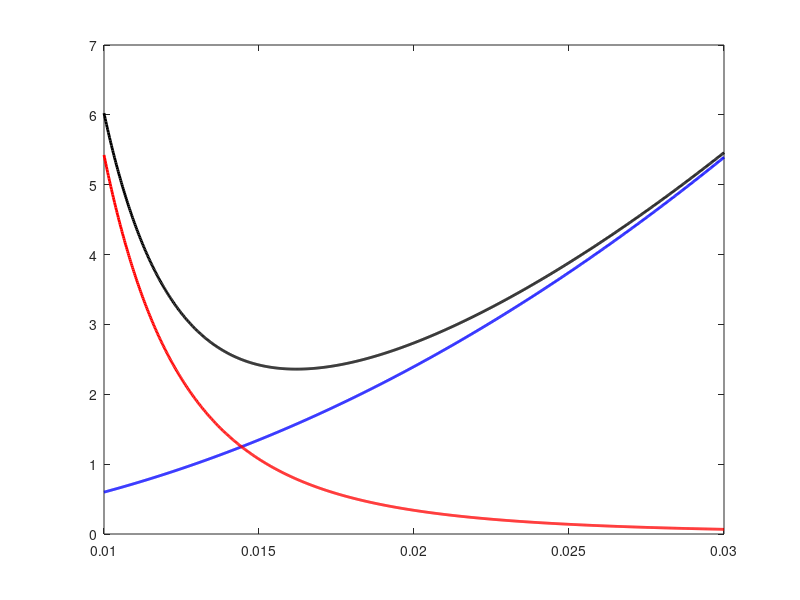

Here is the MATLAB script that generated this plot: (Note: this script raises an error after producing the figure.)
%code is to find the optimal radius needed 
%optimal is the minimum energy cost, both in terms of body weight and how
%it affects jump height as well as energy cost to get the correct momentum
%change with the flywheel.
clear 
close all
clc



%r ranges from values of 0-25 for the radius 
r = linspace(0.01,.03,1000); 

%% PART 1: Energy motor has to impart for the jumper to reach a height h as
%mass increases
rho=2700;% kg/m^3 aluminum
t=.006; %quarter inch thickness 
L=.00235;  %kength of the jumper


%lets say that we need 1J of energy when m=1. 2J when m=2

m = r.^2 .* t .* pi .* rho;
%1w motor is 5 g (.005). rise/run on a power vs mass plot
%E_mass=200*m;

%^ THIS WAS WRONG
%we need to find the elastic energy input needed as mass increases and get
%the sam eheight

%say we want to jump 5 meter
%say the mass is evenly split between the foot and the body
%h=(1/2g)kx^2*mb/ms^2

h=3; %jump height. meters
g=9.81;
mb=m;
ms=2*m;
%E_mass=h.*g.*(2*m).^2/m;
E_mass=4*h*g*m;

%ih paper, can do a bunch of these blue line familes!!!
%% PART 2: Energy cost to get the correct momentum in the flywheel

%this just energy to spin flywheel up. 
%series of red curves for different L. As just higher, can get away with
%lower than necessary L. 
%have the height connected...L is the maount of momentum need to change.
%NO. time addects the motor power. Time does not affect L. it is how big
%robot is and how many degrees need to rotate. 

%this assumes the robot is static at top and not rotating. this is the
%worst case scenerio. 


E_mom = 0.5 .* L^2 ./ (r.^4 .* t .* pi .* rho);

E_tot= E_mom+E_mass;
[min_val, min_idx] = min(E_tot);
min_r = r(min_idx);
fprintf("Minimized energy cost is at r = %1.3f meters\n", min_r)
%% plot E_mass vs r and E_mom vs r on same plot

figure;
plot(r, E_mass, 'b', 'LineWidth', 2); hold on;
plot(r, E_mom, 'r', 'LineWidth', 2);
plot(r, E_tot, 'k', 'LineWidth', 2);
xline(min_r, "--")
xlabel('Flywheel radius (m)');
ylabel('Energy Cost');
legend('E_{mass}', 'E_{mom}', 'E_{total}', 'r_{min}', "Location", "northwest");
title('E_{mass} and E_{mom} vs r');
grid on;
ylim([0 4]);
xlim([0 .03]);

%% plot  E_tot vs r

figure;
plot(r, E_tot, 'k', 'LineWidth', 2);
xlabel('Flywheel Radius (m)');
ylabel('Total Energy Cost');
title('E_{tot} vs r');
xline(min_r, "--")
grid on;

ylim([0 10]);
xlim([0 .03]);

figure;
plot(r, m)
xlabel('r [m]');
ylabel('Mass [kg]');
title('E_{tot} vs m');
grid on


xlim([0 .03])
